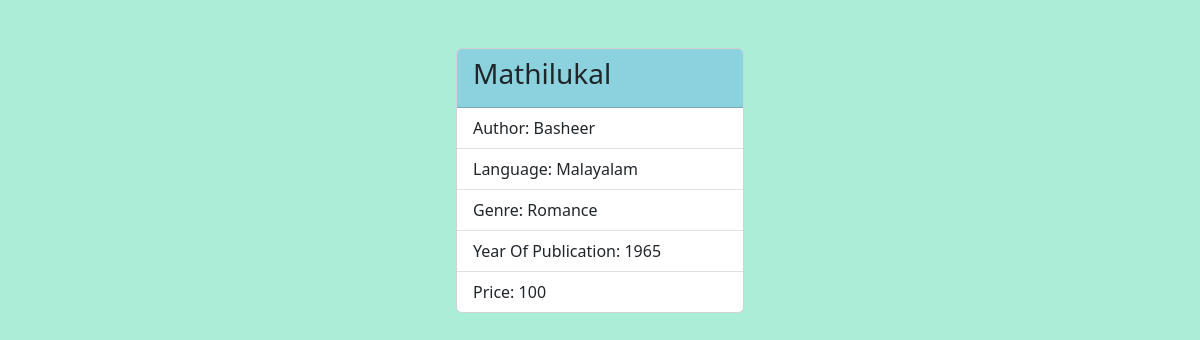
Screenshot of /books/4/ with the database file from the repository.
### myapp/models.py (models this page shows, shortened)
class Book(models.Model):
    name=models.CharField(max_length=200)
    author=models.CharField(max_length=200)
    language=models.CharField(max_length=200)
    price=models.PositiveIntegerField()
    genre=models.CharField(max_length=200)
    yearofpublication=models.PositiveIntegerField()

### myapp/views.py (the view)
# urls.py: path("books/<int:pk>/",views.BookDetailView.as_view(),name="book-detail"),
class BookDetailView(View):
    def get(self,request,*args,**kwargs):
        id=kwargs.get("pk")
        qs=Book.objects.get(id=id)
        return render(request,"book_detail.html",{"data":qs})

### myapp/templates/book_detail.html (shortened to what this page needs)
<!DOCTYPE html>
<html lang="en">
<head>
    <link href="https://cdn.jsdelivr.net/npm/bootstrap@5.3.2/dist/css/bootstrap.min.css" rel="stylesheet">
</head>
<body style="background-color: rgb(171, 238, 216);">
    <div class="container d-flex justify-content-center mt-5">
        <div class="card" style="width: 18rem;">
            <div class="card-header" style="background-color: rgb(139, 210, 222) ;">
              <h3>{{data.name}}</h3>
            </div>
            <ul class="list-group list-group-flush">
              <li class="list-group-item">Author: {{data.author}}</li>
              <li class="list-group-item">Language: {{data.language}}</li>
              <li class="list-group-item">Genre: {{data.genre}}</li>
              <li class="list-group-item">Year Of Publication: {{data.yearofpublication}}</li>
              <li class="list-group-item">Price: {{data.price}}</li>
            </ul>
          </div>
    </div>
</body>
</html>

### rows the page displays
Book: name "Mathilukal", author "Basheer", language "Malayalam", genre "Romance", yearofpublication "1965", price "100"
